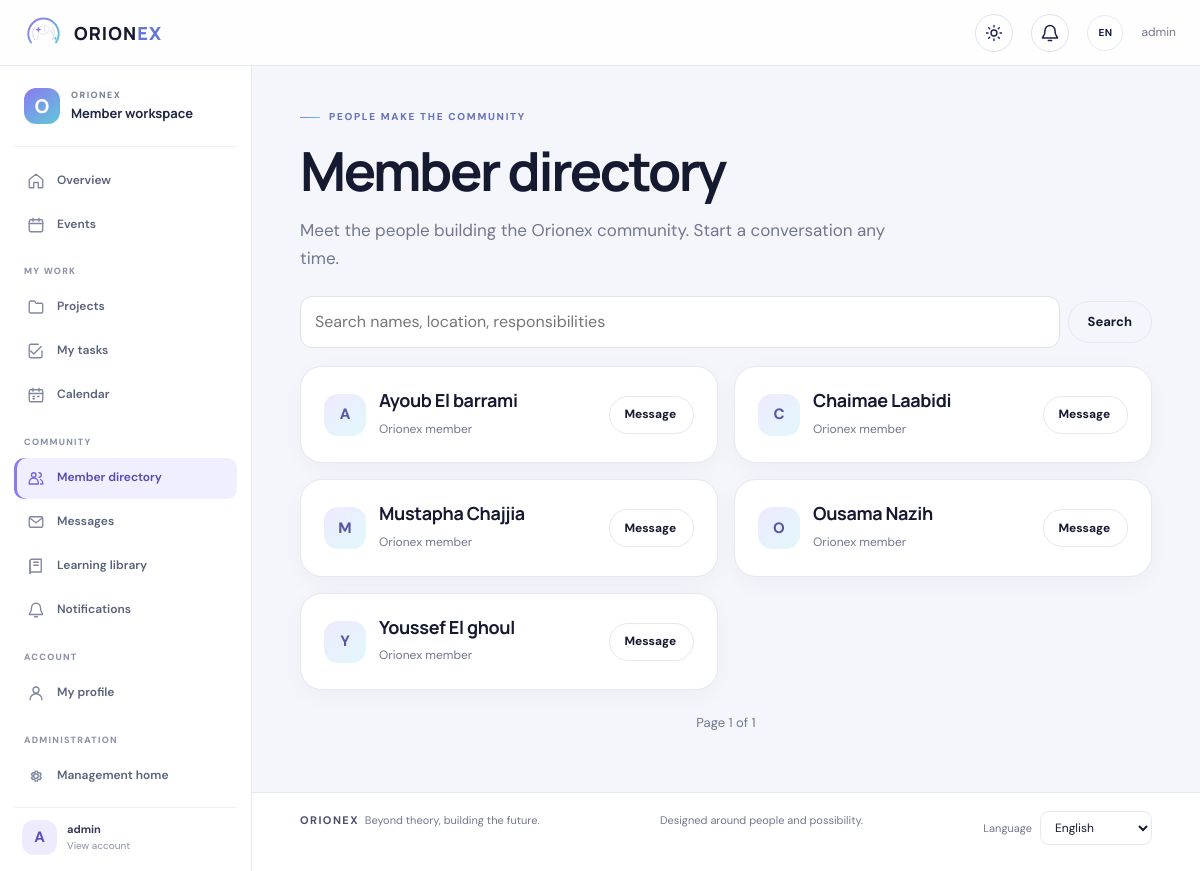
The page /directory/ (signed in) on the database its author committed.
### core/models.py (models this page shows, shortened)
class Member(models.Model):
    user = models.OneToOneField(User, on_delete=models.CASCADE)
    phone = models.CharField(max_length=30, blank=True)
    qr_token = models.UUIDField(default=uuid.uuid4, unique=True)
    interests = models.CharField(max_length=300, blank=True)
    location = models.CharField(max_length=120, blank=True)
    directory_visible = models.BooleanField(default=True)
    public_team_visible = models.BooleanField(default=True)
    can_manage_members = models.BooleanField(default=False)
    can_manage_events = models.BooleanField(default=False)
    can_manage_guests = models.BooleanField(default=False)
    can_scan = models.BooleanField(default=False)
    can_manage_announcements = models.BooleanField(default=False)
    can_manage_permissions = models.BooleanField(default=False)
    can_access_events = models.BooleanField(default=True)
    can_access_projects = models.BooleanField(default=True)
    can_access_calendar = models.BooleanField(default=True)
    can_access_directory = models.BooleanField(default=True)
    can_access_messages = models.BooleanField(default=True)
    can_access_resources = models.BooleanField(default=True)
    can_access_notifications = models.BooleanField(default=True)

### core/views.py (the view)
# urls.py: path('directory/', views.directory),
@capability_required("can_access_directory")
def directory(request):
    members = (
        Member.objects.select_related("user").prefetch_related("responsibilities")
        .exclude(user=request.user)
        .filter(directory_visible=True)
        .order_by("user__first_name", "user__last_name")
    )
    query = request.GET.get("q", "").strip()
    if query:
        members = members.filter(Q(user__first_name__icontains=query) | Q(user__last_name__icontains=query) | Q(location__icontains=query) | Q(responsibilities__name__icontains=query)).distinct()
    return render(request, "core/directory.html", {"members": Paginator(members, 25).get_page(request.GET.get("page")), "query": query})

### core/context_processors.py (called while the page is built)
def member_capabilities(request):
    unread_notifications = Notification.objects.filter(
        recipient=request.user, read_at__isnull=True
    ).count() if request.user.is_authenticated else 0
    unread_messages = Message.objects.filter(recipient=request.user, is_read=False).count() if request.user.is_authenticated else 0
    return {
        "capabilities": {
            capability: has_capability(request.user, capability)
            for capability in CAPABILITIES
        },
        "notification_unread": unread_notifications,
        "unread": unread_messages,
    }

### core/permissions.py (called while the page is built)
def has_capability(user, capability):
    if not user.is_authenticated:
        return False
    if user.is_superuser:
        return True
    try:
        member = user.member
    except user._meta.model.member.RelatedObjectDoesNotExist:
        member = None
    return bool(member and getattr(member, capability, False))

def capability_required(*capabilities):
    def decorate(view):
        @wraps(view)
        def wrapped(request, *args, **kwargs):
            if not request.user.is_authenticated:
                return redirect_to_login(request.get_full_path(), "/login/")
            if not any(has_capability(request.user, capability) for capability in capabilities):
                raise PermissionDenied
            return view(request, *args, **kwargs)
        return wrapped
    return decorate

### core/templates/core/directory.html (shortened to what this page needs)
{% extends 'core/base.html' %}{% block body %}<main class="page"><span class="eyebrow">People make the community</span><h1>Member directory</h1><p class="lede">Meet the people building the Orionex community. Start a conversation any time.</p><form method="get" class="toolbar site-search" role="search" style="margin-top:24px"><input id="directory-search" type="search" name="q" value="{{ query }}" placeholder="Search names, location, responsibilities"><button class="button button-outline" type="submit">Search</button></form><div class="grid grid-two" style="margin-top:18px">{% for m in members %}<article class="card row-card"><div class="person"><div class="avatar">{{ m.user.first_name|default:m.user.username|slice:":1"|upper }}</div><div><h3>{{ m.user.get_full_name|default:m.user.username }}</h3><p>{% if m.location %}{{ m.location }}{% else %}Orionex member{% endif %}</p></div></div><a class="button button-outline button-small" href="/messages/{{ m.user.id }}/">Message&nbsp;</a></article>{% empty %}<div class="empty" style="grid-column:1/-1">The directory is quiet for now. New members will appear here.</div>{% endfor %}</div><nav class="toolbar" aria-label="Pagination" style="justify-content:center;margin-top:22px"><span class="meta">Page {{ members.number }} of {{ members.paginator.num_pages }}</span></nav></main>{% endblock %}

### core/templates/core/base.html (shortened to what this page needs)
{% load static %}
<!doctype html>
<html lang="en">
<head>
  <link rel="stylesheet" href="{% static 'core/site.css' %}?v=member-workspace-2">
</head>
<body{% if user.is_authenticated %} class="workspace-app"{% endif %}>
  <header class="site-header{% if user.is_authenticated %} workspace-topbar{% endif %}">
    <div class="nav-wrap">
      <a class="brand" href="{% if user.is_authenticated %}/home/{% else %}/{% endif %}">
        <img src="{% static 'core/orionex-mark.svg' %}" alt="">
        <span>ORION<span style="color:#6176d6">EX</span></span>
      </a>
      <button type="button" class="theme-toggle" aria-label="Switch to dark mode" title="Switch to dark mode">
        <svg class="icon-sun" viewBox="0 0 24 24" aria-hidden="true"><circle cx="12" cy="12" r="4"></circle><path d="M12 2v2m0 16v2M4.93 4.93l1.42 1.42m11.3 11.3 1.42 1.42M2 12h2m16 0h2M4.93 19.07l1.42-1.42m11.3-11.3 1.42-1.42"></path></svg>
      </button>
      {% if user.is_authenticated and capabilities.can_access_notifications %}<a class="notification-nav-button" href="/notifications/" aria-label="Notifications" title="Notifications"><svg viewBox="0 0 24 24" aria-hidden="true"><path d="M18 9a6 6 0 0 0-12 0c0 7-3 7-3 9h18c0-2-3-2-3-9M10 21h4"/></svg></a>{% endif %}
      <button type="button" class="language-quick-toggle" aria-label="Switch language" title="Switch language">EN</button>
      {% if user.is_authenticated %}<span class="nav-user">{{ user.first_name|default:user.username }}</span>{% endif %}
    </div>
  </header>
  {% if user.is_authenticated %}
  <aside class="workspace-sidebar" id="workspace-sidebar" aria-label="Workspace navigation">
    <div class="workspace-sidebar-heading"><span class="workspace-mark">O</span><div><small>ORIONEX</small><strong>Member workspace</strong></div></div>
    <nav class="workspace-nav">
      <a class="{% if request.path == '/home/' %}active{% endif %}" href="/home/"><span class="workspace-nav-icon"><svg viewBox="0 0 24 24" aria-hidden="true"><path d="m3 10 9-7 9 7v10a1 1 0 0 1-1 1h-5v-7H9v7H4a1 1 0 0 1-1-1z"/></svg></span>Overview</a>
      <a class="{% if request.path == '/activities/' or '/events/' in request.path %}active{% endif %}" href="/activities/"><span class="workspace-nav-icon"><svg viewBox="0 0 24 24" aria-hidden="true"><rect x="3" y="5" width="18" height="16" rx="2"/><path d="M16 3v4M8 3v4M3 10h18"/></svg></span>Events</a>
      {% if capabilities.can_access_projects or capabilities.can_access_calendar %}<span class="workspace-nav-label">MY WORK</span>{% if capabilities.can_access_projects %}<a class="{% if '/projects/' in request.path %}active{% endif %}" href="/projects/"><span class="workspace-nav-icon"><svg viewBox="0 0 24 24" aria-hidden="true"><path d="M3 6a2 2 0 0 1 2-2h5l2 3h7a2 2 0 0 1 2 2v9a2 2 0 0 1-2 2H5a2 2 0 0 1-2-2z"/></svg></span>Projects</a><a class="{% if request.path == '/tasks/' %}active{% endif %}" href="/tasks/"><span class="workspace-nav-icon"><svg viewBox="0 0 24 24" aria-hidden="true"><path d="m5 12 4 4L19 6"/><path d="M20 12v7a2 2 0 0 1-2 2H5a2 2 0 0 1-2-2V5a2 2 0 0 1 2-2h10"/></svg></span>My tasks</a>{% endif %}{% if capabilities.can_access_calendar %}<a class="{% if request.path == '/calendar/' %}active{% endif %}" href="/calendar/"><span class="workspace-nav-icon"><svg viewBox="0 0 24 24" aria-hidden="true"><rect x="3" y="5" width="18" height="16" rx="2"/><path d="M16 3v4M8 3v4M3 10h18M8 14h2m4 0h2m-8 3h2"/></svg></span>Calendar</a>{% endif %}{% endif %}
      {% if capabilities.can_access_directory or capabilities.can_access_messages or capabilities.can_access_resources or capabilities.can_access_notifications %}<span class="workspace-nav-label">COMMUNITY</span>{% if capabilities.can_access_directory %}<a class="{% if request.path == '/directory/' %}active{% endif %}" href="/directory/"><span class="workspace-nav-icon"><svg viewBox="0 0 24 24" aria-hidden="true"><circle cx="9" cy="8" r="3"/><path d="M3 20v-2a6 6 0 0 1 12 0v2zM16 5a3 3 0 0 1 0 6m2 3a5 5 0 0 1 3 4v2h-3"/></svg></span>Member directory</a>{% endif %}{% if capabilities.can_access_messages %}<a class="{% if '/messages/' in request.path %}active{% endif %}" href="/messages/"><span class="workspace-nav-icon"><svg viewBox="0 0 24 24" aria-hidden="true"><rect x="3" y="5" width="18" height="14" rx="2"/><path d="m4 7 8 6 8-6"/></svg></span>Messages{% if unread %}<span class="workspace-nav-badge">{{ unread }}</span>{% endif %}</a>{% endif %}{% if capabilities.can_access_resources %}<a class="{% if request.path == '/resources/' %}active{% endif %}" href="/resources/"><span class="workspace-nav-icon"><svg viewBox="0 0 24 24" aria-hidden="true"><path d="M4 5a2 2 0 0 1 2-2h13v17H6a2 2 0 0 0-2 2z"/><path d="M4 5v17m5-15h6m-6 4h6"/></svg></span>Learning library</a>{% endif %}{% if capabilities.can_access_notifications %}<a class="{% if request.path == '/notifications/' %}active{% endif %}" href="/notifications/"><span class="workspace-nav-icon"><svg viewBox="0 0 24 24" aria-hidden="true"><path d="M18 9a6 6 0 0 0-12 0c0 7-3 7-3 9h18c0-2-3-2-3-9M10 21h4"/></svg></span>Notifications{% if notification_unread %}<span class="workspace-nav-badge">{{ notification_unread }}</span>{% endif %}</a>{% endif %}{% endif %}
      <span class="workspace-nav-label">ACCOUNT</span><a class="{% if request.path == '/profile/' %}active{% endif %}" href="/profile/"><span class="workspace-nav-icon"><svg viewBox="0 0 24 24" aria-hidden="true"><circle cx="12" cy="8" r="4"/><path d="M4 21a8 8 0 0 1 16 0"/></svg></span>My profile</a>
      {% if capabilities.can_manage_events or capabilities.can_manage_guests or capabilities.can_scan or capabilities.can_manage_announcements or capabilities.can_manage_members or capabilities.can_manage_permissions %}<span class="workspace-nav-label">ADMINISTRATION</span><a class="" href="/manage/"><span class="workspace-nav-icon"></span>Management home</a>{% if capabilities.can_manage_events %}<a class="" href="/events/"></a>{% endif %}{% endif %}
    </nav>
    <a class="workspace-sidebar-account" href="/profile/"><span class="workspace-avatar">{{ user.first_name|default:user.username|slice:':1'|upper }}</span><span><b>{{ user.first_name|default:user.username }}</b><small>View account</small></span></a>
  </aside>
  <div class="workspace-main">
  {% endif %}
  {% block body %}{% endblock %}
  <footer class="footer">
    <span><b>ORIONEX</b> &nbsp;Beyond theory, building the future.</span>
    <span>Designed around people and possibility.</span>
    <label class="language-picker" for="site-language"><span>Language</span><select id="site-language" aria-label="Language"><option value="en">English</option><option value="fr">Français</option></select></label>
  </footer>
  {% if user.is_authenticated %}</div>{% endif %}
</body>
</html>

### rows shown on the page
Member: user.first_name "A", user.get_full_name "Ayoub El barrami", location "Orionex member"
Member: user.first_name "C", user.get_full_name "Chaimae Laabidi", location "Orionex member"
Member: user.first_name "M", user.get_full_name "Mustapha Chajjia", location "Orionex member"
Member: user.first_name "O", user.get_full_name "Ousama Nazih", location "Orionex member"
Member: user.first_name "Y", user.get_full_name "Youssef El ghoul", location "Orionex member"

### other values the page prints
{{ user.first_name|default:user.username }} "admin"
{{ user.first_name|default:user.username|slice:':1'|upper }} "A"
{{ members.number }} "1"
{{ members.paginator.num_pages }} "1"
